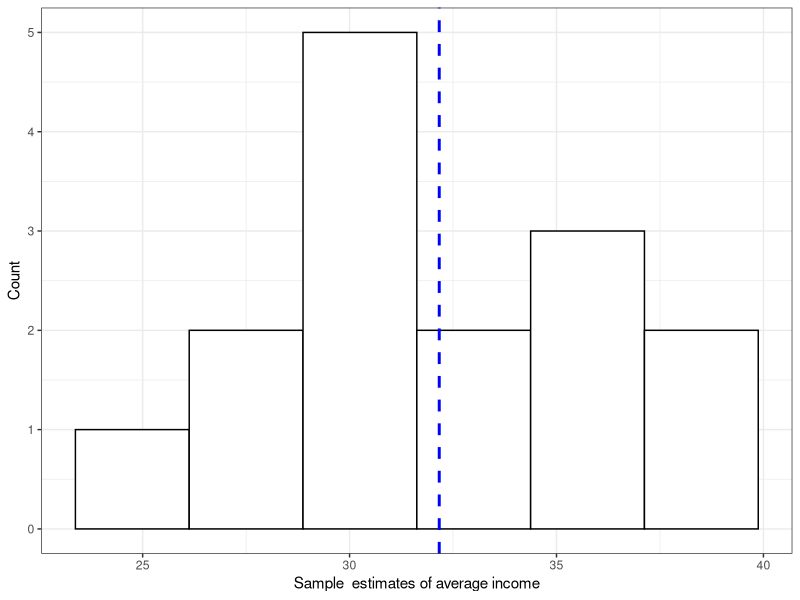

Here is the R script that generated this plot:
## ---- chunk 1
id = c(1,2,3,4,5,6)
income = c(25,18,33, 22,50, 45)

data <- data.frame(Income = income)
data <- t(data)
rownames(data) <- "Income (in 1000 USD)"
knitr::kable(data, col.names = id, row.names = T)

## ---- chunk 2
library(utils)
library(ggplot2)
library(dplyr)

possible_samples <- combn(c(1:6), 4)

estimates <- sapply(1:ncol(possible_samples), function(x) mean(income[possible_samples[,x]]))

plot_data <- data.frame(estimates = estimates)

  

ggplot(plot_data, aes(x = estimates)) + 
  geom_histogram(bins = 6, fill = "white", color = "black") + 
  theme_bw() + xlab("Sample  estimates of average income") + 
  ylab("Count") +
  geom_vline(aes(xintercept=mean(estimates)),
            color="blue", linetype="dashed", size=1)
  

